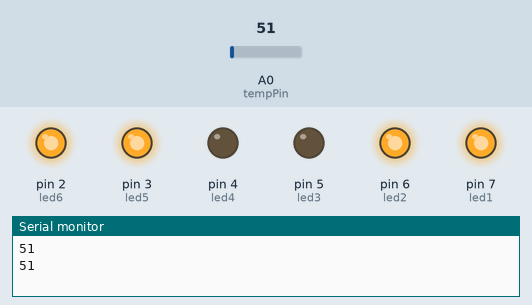
A sketch run on a simulated Arduino Uno, built with avr-gcc and run on an emulated ATmega328P. Parts: output pins drawn as LEDs (lit = HIGH), the last lines printed to the serial monitor. The inputs (shaded band) are chosen by the test bench; at power-on: A0 (tempPin) = 51.

Above: at 10.8 s.
10.9 s: A0 (tempPin) set to 61
At 20.5 s:
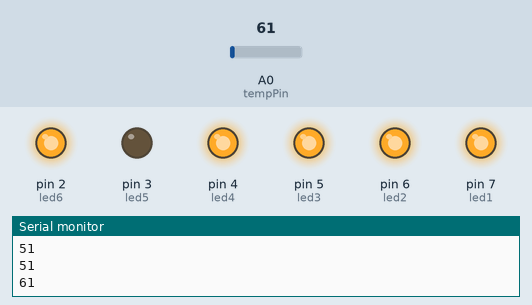
21.5 s: A0 (tempPin) set to 71
At 30.5 s:
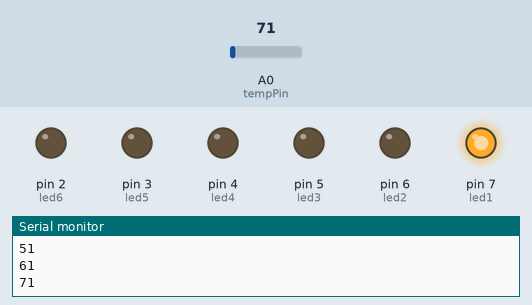
31.5 s: A0 (tempPin) set to 30
At 40.5 s:
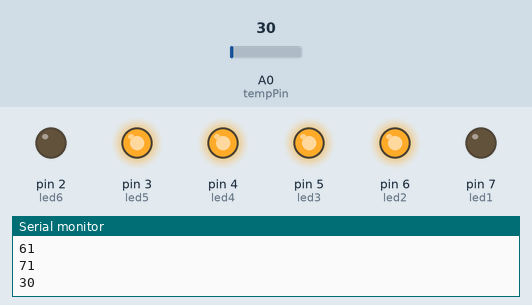
41.5 s: A0 (tempPin) set to 15
At 50.5 s:
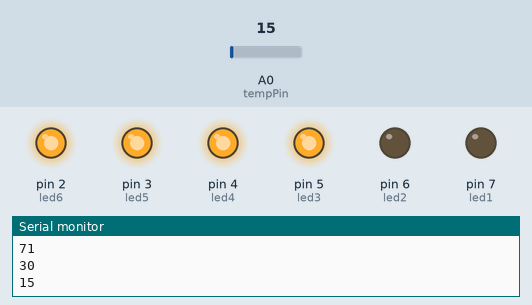
51.5 s: A0 (tempPin) set to 86
At 60.6 s:
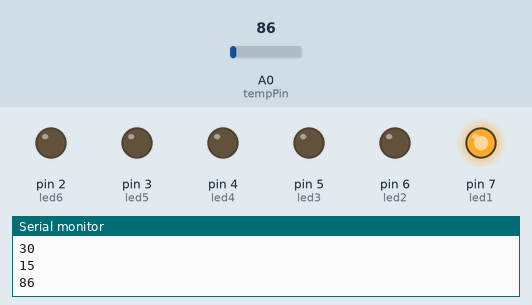
Timing chart, 0 to 62.1 s (numbered marks = the images above; inputs shaded):
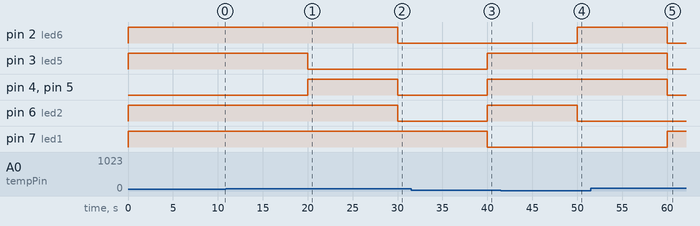

The sketch:

task5_2.ino
```cpp
const int tempPin = A0;
const int led1 = 7;
const int led2 = 6;
const int led3 = 5;
const int led4 = 4;
const int led5 = 3;
const int led6 = 2;
int val = 0;
void setup() {
  pinMode (led1, OUTPUT);
  pinMode (led2, OUTPUT);
  pinMode (led3, OUTPUT);
  pinMode (led4, OUTPUT);
  pinMode (led5, OUTPUT);
  pinMode (led6, OUTPUT);
  Serial.begin(9600);
}
void loop() {
  val = analogRead(tempPin);
  int g = val;
  if (g >= 32) {
    digitalWrite(led1, HIGH);
    g = g - 32;
  } if (g >= 16 && g < 32) {
    digitalWrite(led2, HIGH);
    g = g - 16;
  } if (g >= 8 && g < 16) {
    digitalWrite(led3, HIGH);
    g = g - 8;
  }
  if (g >= 4 && g < 8) {
    digitalWrite(led4, HIGH);
    g = g - 4;
  }
  if (g >= 2 && g < 4) {
    digitalWrite(led5, HIGH);
    g = g - 2;
  } if (g == 1) {
    digitalWrite(led6, HIGH);
    g = g - 1;
  }

  Serial.println(val);
  delay(10000);
  digitalWrite(led6, LOW);
  digitalWrite(led5, LOW);
  digitalWrite(led4, LOW);
  digitalWrite(led3, LOW);
  digitalWrite(led2, LOW);
  digitalWrite(led1, LOW);
}
```

Measured:
- after the input at 10.9 s, pin 3 (led5): HIGH → LOW after 9.1 s; pin 4 (led4), pin 5 (led3): LOW → HIGH after 9.1 s
- after the input at 21.5 s, pin 2 (led6), pin 4 (led4), pin 5 (led3), pin 6 (led2): HIGH → LOW after 8.5 s
- after the input at 31.5 s, pin 3 (led5), pin 4 (led4), pin 5 (led3), pin 6 (led2): LOW → HIGH after 8.5 s; pin 7 (led1): HIGH → LOW after 8.5 s
- after the input at 41.5 s, pin 2 (led6): LOW → HIGH after 8.5 s; pin 6 (led2): HIGH → LOW after 8.5 s
- after the input at 51.5 s, pin 2 (led6), pin 3 (led5), pin 4 (led4), pin 5 (led3): HIGH → LOW after 8.5 s; pin 7 (led1): LOW → HIGH after 8.5 s
